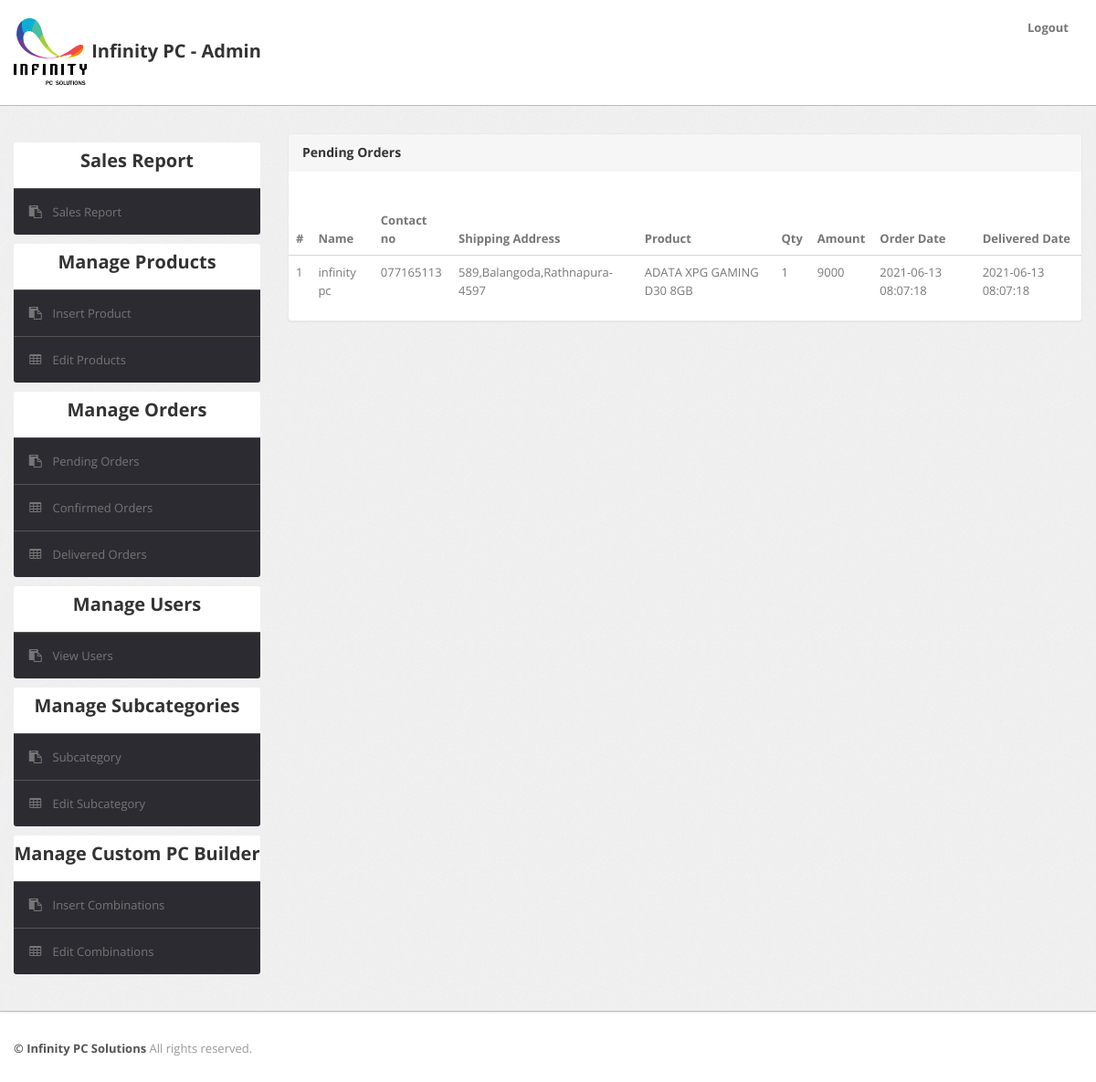
The app's page /admin/delivered-orders.php (signed in) with its own data.
### tables this page shows
CREATE TABLE IF NOT EXISTS `orders` (
  `id` int(11) NOT NULL AUTO_INCREMENT,
  `userId` int(11) DEFAULT NULL,
  `productId` varchar(255) DEFAULT NULL,
  `quantity` int(11) DEFAULT NULL,
  `orderDate` timestamp NOT NULL DEFAULT CURRENT_TIMESTAMP,
  `paymentMethod` varchar(50) DEFAULT NULL,
  `orderStatus` varchar(55) DEFAULT NULL,
  `image` varchar(255) DEFAULT NULL,
  `orderSession` int(255) DEFAULT NULL,
  PRIMARY KEY (`id`)
);

CREATE TABLE IF NOT EXISTS `users` (
  `id` int(11) NOT NULL AUTO_INCREMENT,
  `name` varchar(255) DEFAULT NULL,
  `email` varchar(255) DEFAULT NULL,
  `contactno` varchar(12) DEFAULT NULL,
  `password` varchar(255) DEFAULT NULL,
  `shippingAddress` longtext,
  `shippingState` varchar(255) DEFAULT NULL,
  `shippingCity` varchar(255) DEFAULT NULL,
  `shippingPincode` int(11) DEFAULT NULL,
  `billingAddress` longtext,
  `billingState` varchar(255) DEFAULT NULL,
  `billingCity` varchar(255) DEFAULT NULL,
  `billingPincode` int(11) DEFAULT NULL,
  `regDate` timestamp NOT NULL DEFAULT CURRENT_TIMESTAMP,
  `updationDate` varchar(255) DEFAULT NULL,
  PRIMARY KEY (`id`)
);

CREATE TABLE IF NOT EXISTS `products` (
  `id` int(11) NOT NULL AUTO_INCREMENT,
  `category` int(11) NOT NULL,
  `subCategory` int(11) DEFAULT NULL,
  `productName` varchar(255) DEFAULT NULL,
  `productCompany` varchar(255) DEFAULT NULL,
  `productPrice` int(11) DEFAULT NULL,
  `productPriceBeforeDiscount` int(11) DEFAULT NULL,
  `productDescription` longtext,
  `productImage1` varchar(255) DEFAULT NULL,
  `productImage2` varchar(255) DEFAULT NULL,
  `productImage3` varchar(255) DEFAULT NULL,
  `postingDate` timestamp NULL DEFAULT CURRENT_TIMESTAMP,
  `productAmount` int(10) DEFAULT NULL,
  `productAvailability` varchar(20) GENERATED ALWAYS AS (if((`productAmount` > 0),'In Stock','Out Of Stock')) VIRTUAL,
  `warranty` varchar(255) DEFAULT NULL,
  `updationDate` timestamp NULL DEFAULT CURRENT_TIMESTAMP ON UPDATE CURRENT_TIMESTAMP,
  PRIMARY KEY (`id`)
);

### admin/delivered-orders.php (the view, shortened to what this page needs)
<?php
   include('include/config.php');
   if(strlen($_SESSION['alogin'])==0)
   	{
   header('location:index.php');
   }
   else{
   ?>
<!DOCTYPE html>
<html lang="en">
   <head>
      <link type="text/css" href="bootstrap/css/bootstrap.min.css" rel="stylesheet">
      <link type="text/css" href="bootstrap/css/bootstrap-responsive.min.css" rel="stylesheet">
      <link type="text/css" href="css/theme.css" rel="stylesheet">
      <link type="text/css" href="images/icons/css/font-awesome.css" rel="stylesheet">
   </head>
   <body>
      <?php include('include/header.php');?>
      <div class="wrapper">
         <div class="container">
            <div class="row">
               <?php include('include/sidebar.php');?>
               <div class="span9">
                  <div class="content">
                     <div class="module">
                        <div class="module-head">
                           <h3>Pending Orders</h3>
                        </div>
                        <div class="module-body table">
                           <br />
                           <table cellpadding="0" cellspacing="0" border="0">
                              <thead>
                                 <tr>
                                    <th>#</th>
                                    <th> Name</th>
                                    <th>Contact no</th>
                                    <th>Shipping Address</th>
                                    <th>Product </th>
                                    <th>Qty </th>
                                    <th>Amount </th>
                                    <th>Order Date</th>
                                    <th>Delivered Date</th>
                                 </tr>
                              </thead>
                              <tbody>
                                 <?php
                                    $query=mysqli_query($con,"select users.name as username,users.email as useremail,users.contactno as usercontact,users.shippingAddress as shippingaddress,users.shippingCity as shippingcity,users.shippingState as shippingstate,users.shippingPincode as shippingpincode,products.productName as productname,orders.quantity as quantity,orders.orderDate as orderdate,products.productPrice as productprice,orders.id as id  from orders join users on  orders.userId=users.id join products on products.id=orders.productId where orders.orderStatus='Delivered'");
                                    $cnt=1;
                                    while($row=mysqli_fetch_array($query))
                                    {
                                    ?>
                                 <tr>
                                    <td><?php echo htmlentities($cnt);?></td>
                                    <td><?php echo htmlentities($row['username']);?></td>
                                    <td><?php echo htmlentities($row['usercontact']);?></td>
                                    <td><?php echo htmlentities($row['shippingaddress'].",".$row['shippingcity'].",".$row['shippingstate']."-".$row['shippingpincode']);?></td>
                                    <td><?php echo htmlentities($row['productname']);?></td>
                                    <td><?php echo htmlentities($row['quantity']);?></td>
                                    <td><?php echo htmlentities($row['quantity']*$row['productprice']);?></td>
                                    <td><?php echo htmlentities($row['orderdate']);?></td>
                                    <td><?php echo htmlentities($row['orderdate']);?></td>
                                 </tr>
                                 <?php $cnt=$cnt+1; } ?>
                              </tbody>
                           </table>
                        </div>
                     </div>
                  </div>
               </div>
            </div>
         </div>
      </div>
      <?php include('include/footer.php');?>
   </body>
   <?php } ?>

### admin/css/theme.css (style rules this page uses)
body { font-size: 13px; font-family: 'Open Sans', Arial, sans-serif; background: #fff; color: #777 }
h1, h2, h3, h4, h5, h6 { color: #333; margin-top: 0 }
h3 { font-size: 20px }
.wrapper { background: url(../images/bg.png) #eee; border-bottom: 1px solid #bbb; -webkit-box-shadow: 0 1px 2px rgba(0,0,0,0.1); -moz-box-shadow: 0 1px 2px rgba(0,0,0,0.1); box-shadow: 0 1px 2px rgba(0,0,0,0.1); padding: 30px 0 }
.module { background: #fff; -webkit-border-radius: 3px; -moz-border-radius: 3px; border-radius: 3px; border: 1px solid #ccc; border-bottom-color: #bbb; -webkit-box-shadow: 0 0 1px rgba(0,0,0,0.2); -moz-box-shadow: 0 0 1px rgba(0,0,0,0.2); box-shadow: 0 0 1px rgba(0,0,0,0.2); margin-bottom: 30px }
.table { margin-bottom: 0 }
.table th, .table td { border-color: #d5d5d5!important }
.module { box-shadow: 0 0 3px rgba(0,0,0,.1); border-color: #e9e9e9; margin-bottom: 20px; background-color: #fff; border-radius: 4px; -webkit-box-shadow: 0 1px 1px rgba(0,0,0,.05); box-shadow: 0 1px 1px rgba(0,0,0,.05); }
.module-head { color: #767676; background-color: #f6f6f6; border-color: #e9e9e9; padding: 10px 15px; border-bottom: 1px solid transparent; border-top-right-radius: 3px; border-top-left-radius: 3px; }
.module-head h3 { font-size: 14px; line-height: 20px; height: 20px; margin: 0 }
.module-body { padding: 15px }
.module-body.table { padding: 15px 0 }

### records on screen
orders: userId.name "infinity pc", userId.contactno "077165113", userId.shippingPincode "589,Balangoda,Rathnapura-4597", productId.productName "ADATA XPG GAMING D30 8GB", quantity "1", $row['quantity']*$row['productprice'] "9000", orderDate "2021-06-13 08:07:18"
